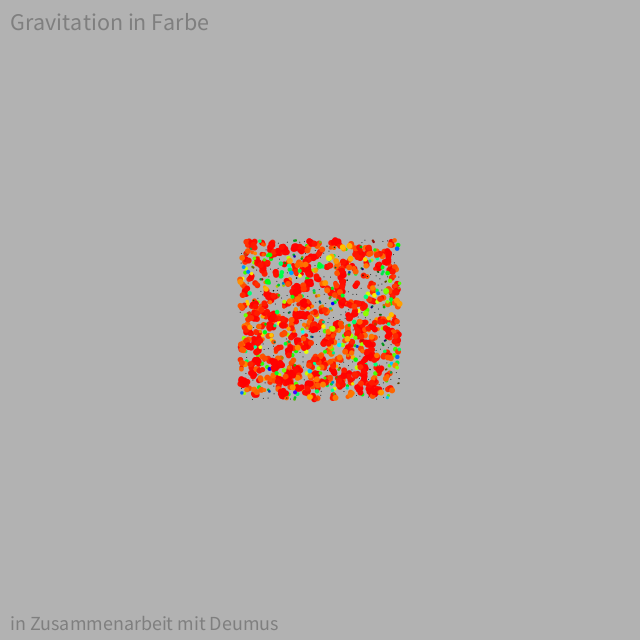
Frame 1 (no input)
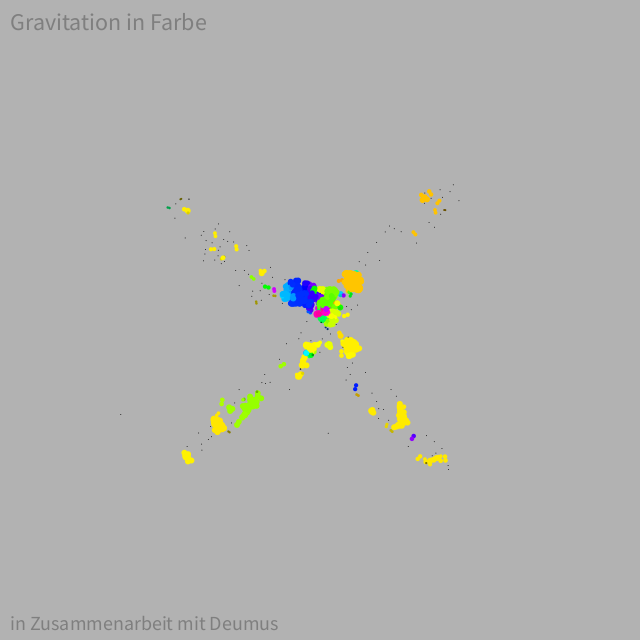
Frame 60 (the mouse pressed at the canvas centre just before this capture)
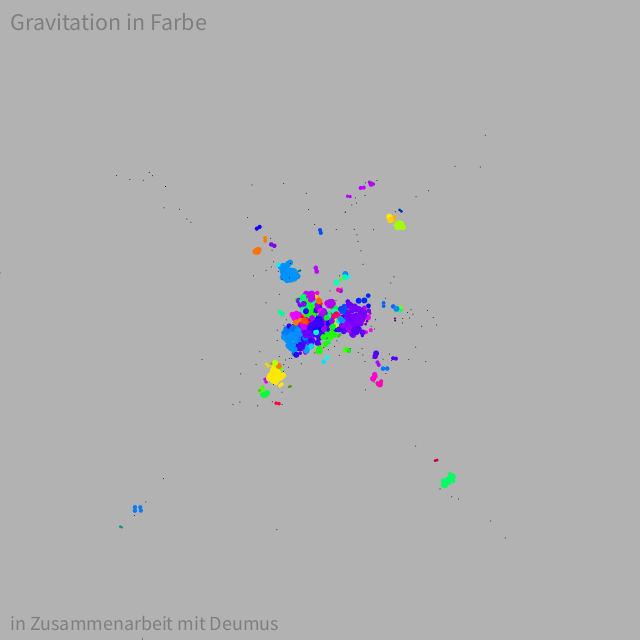
Frame 120 (the mouse held since frame 60 and released just before this capture)

The Processing sketch that drew these frames (run headless with seeded random() and noise(); from frame 60 on, the mouse is pressed at the canvas centre):

// Processing sketch: spaceSim
// ── spaceSim.pde
/**
 * Triangle Strip 
 * by Ira Greenberg. 
 * 
 * Generate a closed ring using the vertex() function and 
 * beginShape(TRIANGLE_STRIP) mode. The outsideRadius and insideRadius 
 * variables control ring's radii respectively.
 */

int PLANETS = 1500;  int SCOPE = 15; int BOND = 1000; int S = 0; int A = 0; float G = 0.2;

float[][][] points = new float[PLANETS][3][2]; float temp_a[] = new float[2]; int tick=0;
float[] pick = new float[PLANETS];
float[][] c = new float[PLANETS][3];

float v[] = new float[2]; float leng;

float mod(float i, float m)
{
  return (i+m)%m;
}

void setup() {
  //fullScreen();
  size(640, 640);
  colorMode(HSB, 100);
  noStroke();
  background(color(0,0,70));
  frameRate(30);
  for(int i = 0; i < points.length;i++)
  {
    points[i][0][0] = int(1.5*width+random(width));
    points[i][0][1] = int(1.5*height+random(height));
    points[i][1][0] = int(random(S*2)-S);points[i][1][1] = int(random(S*2)-S);
    points[i][2][0] = int(random(A*2)-A);points[i][2][1] = int(random(A*2)-A);
    pick[i] = 0;
  }
}

void draw() {
  if(true){background(color(0,0,70));}
  
  fill(color(0,0,50));
  textSize(24);
  text("Gravitation in Farbe", 10, 30);
  textSize(20);
  text("in Zusammenarbeit mit Deumus", 10, height-10); 
  
  int MOUSE = 1; 
  //int MOUSE = int(map(mouseX, 0, width, 2, 10)); //Vertikale Position der Maus bestimmt G
  tick++;
  if(tick>1000)
  {
    tick-=1000;
    for(int i = 0; i < points.length/2;i++)
    {
      points[i][0][0] = int(1.5*width+random(width));
      points[i][0][1] = int(1.5*height+random(height));
      points[i][1][0] = int(random(S*2)-S);points[i][1][1] = int(random(S*2)-S);
      points[i][2][0] = int(random(A*2)-A);points[i][2][1] = int(random(A*2)-A);
      pick[i] = 0;
    }
  }
  for(int i = 0; i < points.length;i++)
  {
    if(pick[i]<1){
      //c[i][0]=mod(c[i][0]-16+random(32),255);
      c[i][0]=random(4)*64-16+random(32);
      
    }
    pick[i] = 0;
    for(int j = 0; j < points.length;j++)
    {
      v[0] = points[j][0][0]-points[i][0][0];
      v[1] = points[j][0][1]-points[i][0][1];
      
      leng = sqrt(v[0]*v[0] + v[1]*v[1]);
      if(leng < SCOPE && leng > -SCOPE){
        if(leng !=0)
        {
          temp_a[0] += ((G/MOUSE)*v[0]*BOND)/(leng*leng);
          temp_a[1] += ((G/MOUSE)*v[1]*BOND)/(leng*leng);
          c[i][0]+=(c[j][0]-c[i][0])/1.2;
          pick[i] += sqrt(v[0]*v[0] + v[1]*v[1]);
        }
      } else {
        points[i][2][0] += ((G/MOUSE)*v[0])/(leng*leng);
        points[i][2][1] += ((G/MOUSE)*v[1])/(leng*leng);
        points[i][2][1] += ((G/MOUSE)*v[0])/(100*leng*leng);
        points[i][2][0] -= ((G/MOUSE)*v[1])/(100*leng*leng);
      }
    }
    
    points[i][1][0] += points[i][2][0];
    points[i][1][1] += points[i][2][1];
    
    if(temp_a[0]==0){}
    else if(temp_a[0]>0)
    {
      if(temp_a[0] < points[i][2][0])
        points[i][2][0] -= temp_a[0];
      else
        //points[i][1][0] = 0;
        points[i][2][0] = 0;
    }
    else if(temp_a[0]<0)
    {
      if(temp_a[0] > points[i][2][0])
        points[i][2][0] -= temp_a[0];
      else
        //points[i][1][0] = 0;
        points[i][2][0] = 0;
    }
    
    if(temp_a[1]==0){}
    else if(temp_a[1]>0)
    {
      if(temp_a[1] < points[i][2][1])
        points[i][2][1] -= temp_a[1];
      else
        //points[i][1][1] = 0;
        points[i][2][1] = 0;
    }
    else if(temp_a[1]<0)
    {
      if(temp_a[1] > points[i][2][1])
        points[i][2][1] -= temp_a[1];
      else
        //points[i][1][1] = 0;
        points[i][2][1] = 0;
    }
  }
  for(int i = 0; i < points.length;i++)
  {
    points[i][0][0] += points[i][1][0];
    if(points[i][0][0]<0) points[i][0][0]=0;
    if(points[i][0][0]>(width*4)-4) points[i][0][0]=(width*4)-4;
    points[i][0][1] += points[i][1][1];
    if(points[i][0][1]<0) points[i][0][1]=0;
    if(points[i][0][1]>(height*4)-4) points[i][0][1]=(height*4)-4;
    //points[i][0][0] = (points[i][0][0]+points[i][1][0]+width*4)%(width*4);
    //points[i][0][1] = (points[i][0][1]+points[i][1][1]+height*4)%(height*4);
    fill(mod(c[i][0],100),100,pick[i]*10);
    //stroke(mod(c[i][0],255),255,pick[i]*16);
    //fill(color(c[i][0], c[i][1]-pick[i]/2, c[i][2]-pick[i]/2));
    //stroke(color(c[i][0]-127, c[i][1]-127, c[i][2]-127));
    //if(pick[i] > 0)
    int size = 20;
    if(pick[i] > size)
    //rect(points[i][0][0]/4,points[i][0][1]/4,6,6);
    ellipse(points[i][0][0]/4, points[i][0][1]/4, 6, 6);
    else
    //rect(points[i][0][0]/4,points[i][0][1]/4,1+pick[i]*5/20,1+pick[i]*5/20);
    ellipse(points[i][0][0]/4, points[i][0][1]/4,1+pick[i]*5/size,1+pick[i]*5/size);
  }
}
